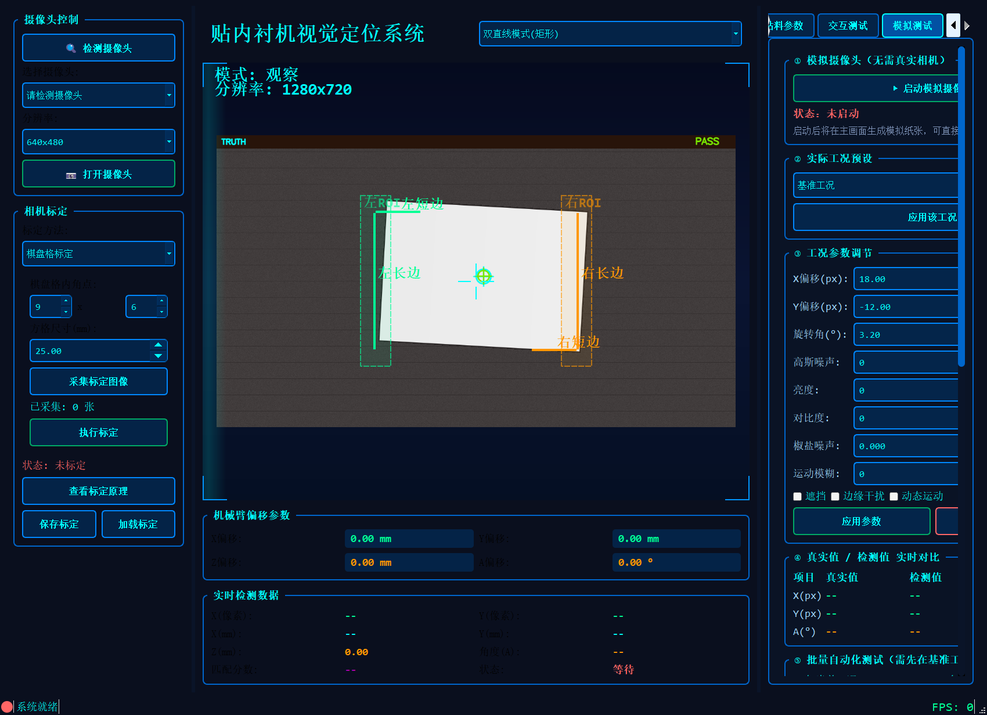
#> input picture evidence/图0_桌面GUI模拟测试页实景.png, 987 x 715 px, shrunk from 1700 x 1232 before the run
$ python -i glue_inspection.py   (imports and definitions only)
#> lines starting #> are read from the running program, lines starting #| are printed output that depends on the picture; after the words box and inside, x2 and y2 are one past the last pixel; in counts of white or black regions, pixels touching at a corner belong together
#> further down, picture is the input picture: shape (715, 987, 3); mean B, G, R 58.3, 41.3, 27.2
#!/usr/bin/env python3
# -*- coding: utf-8 -*-
"""
上胶均匀性视觉检测 — 浩达验收 stub
======================================

对齐实体机第 2 张验收表（封面机上胶均匀性检验数据记录表）口径：
  - 横向 5 个检测区（左区 0~20% / 左中区 20~40% / 中区 40~60% / 右中区 60~80% / 右区 80~100%）
  - 每区上胶覆盖率 (%)，单区 ≥95% 合格
  - 漏胶斑点检测（可见白点）
  - 抽样 30 件，判定"单件是否全合格" → 汇总合格率

实体机结果参考：
  合格率 100%，全批平均覆盖率 97.8%，最低覆盖率 91.0%
  合格线 95% / 估读精度 ±1%
"""

import cv2
import numpy as np
import math
from dataclasses import dataclass, field
from typing import List, Tuple, Optional, Dict, Any


# =====================================================================
# 上胶区域检测核心
# =====================================================================

@dataclass
class GlueZoneResult:
    zone_index: int              # 1~5
    zone_name: str               # 左区 / 左中区 / 中区 / 右中区 / 右区
    coverage_pct: float = 0.0    # 上胶覆盖率 %
    has_visible_white_dots: bool = False   # 可见漏胶斑点
    qualified: bool = True


@dataclass
class GlueSheetResult:
    zones: List[GlueZoneResult] = field(default_factory=list)
    mean_coverage_pct: float = 0.0
    min_coverage_pct: float = 0.0
    max_coverage_pct: float = 0.0
    leak_zone_count: int = 0     # 漏胶区数
    qualified: bool = True       # 单件合格？
    sample_id: str = ""


ZONE_NAMES = ["左区(0~20%)", "左中区(20~40%)", "中区(40~60%)", "右中区(60~80%)", "右区(80~100%)"]


class GlueUniformityInspector:
    """
    上胶均匀性 5 区视觉检测

    用法：
        inspector = GlueUniformityInspector(min_coverage_pct=95.0)
        result = inspector.inspect(image, sheet_mask=None)
    """

    def __init__(self, min_coverage_pct: float = 95.0,
                 glue_color_hsv_range: Tuple[Tuple[int, int, int], Tuple[int, int, int]] =
                     ((80, 50, 50), (130, 255, 255)),
                 min_area_ratio: float = 0.25,
                 auto_crop: bool = False):
        # 胶液颜色范围（默认蓝紫色，可按实际胶液调整 HSV）
        self.hsv_lo = tuple(int(v) for v in glue_color_hsv_range[0])
        self.hsv_hi = tuple(int(v) for v in glue_color_hsv_range[1])
        self.min_coverage = min_coverage_pct
        # 自动裁切的最小有效面积占比（低于则视为裁切失败，回退整幅）
        self.min_area_ratio = min_area_ratio
        # 默认不自动裁切：涂胶后面纸亮度可能低于背景，亮度启发式裁切不可靠。
        # 5 区划分本身按整幅横向均分，与实体机"沿面纸横向等分"口径一致；
        # 需要精确限定面纸范围时应由调用方传入 sheet_mask。
        self.auto_crop = auto_crop

    def _extract_sheet(self, image: np.ndarray,
                       mask: Optional[np.ndarray] = None) -> np.ndarray:
        """
        提取面纸区域（显式 mask 优先，其次自动裁切）

        注意：涂胶后纸面灰度会下降（可能低于背景），单纯按"最亮区域"
        裁切会把背景窄条误判为面纸而丢掉整幅胶面。因此自动裁切必须做
        合理性校验：裁切框面积占全图比例不足 min_area_ratio 时，
        视为裁切失败，回退到整幅图像（由 5 区划分自行覆盖）。
        """
        if mask is not None:
            return cv2.bitwise_and(image, image, mask=mask)
        if not self.auto_crop:
            return image
        gray = cv2.cvtColor(image, cv2.COLOR_BGR2GRAY)
        _, binary = cv2.threshold(gray, 180, 255, cv2.THRESH_BINARY)
        contours, _ = cv2.findContours(binary, cv2.RETR_EXTERNAL,
                                       cv2.CHAIN_APPROX_SIMPLE)
        if not contours:
            return image
        largest = max(contours, key=cv2.contourArea)
        x, y, w, h = cv2.boundingRect(largest)
        total = float(image.shape[0] * image.shape[1])
        if total <= 0 or (w * h) / total < self.min_area_ratio:
            return image
        return image[y:y + h, x:x + w]

    def inspect(self, image: np.ndarray, sheet_mask: np.ndarray = None,
                sample_id: str = "") -> GlueSheetResult:
#> called with sample_id = ''
        sheet = self._extract_sheet(image, sheet_mask)
        h, w = sheet.shape[:2]
        total_area = h * w
        hsv = cv2.cvtColor(sheet, cv2.COLOR_BGR2HSV)
#> hsv: shape (715, 987, 3); mean H, S, V 88.5, 159.8, 60.6
        glue_mask = cv2.inRange(hsv, np.array(self.hsv_lo), np.array(self.hsv_hi))
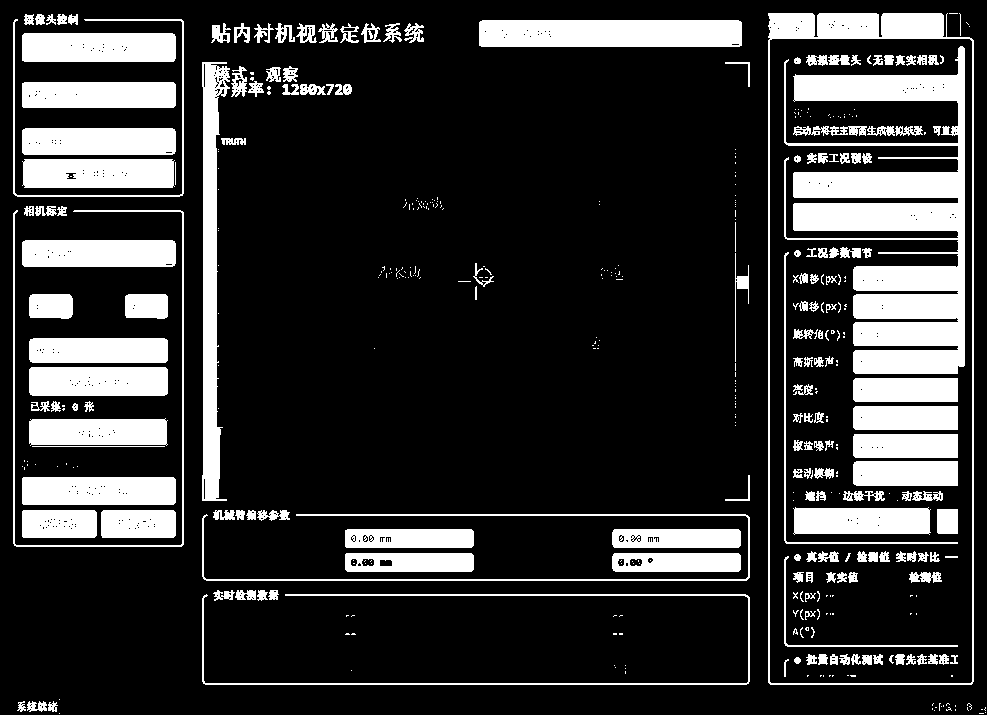
#> glue_mask: shape (715, 987); 19.6% white; 447 white regions (269 under 20 px), largest, box (x1, y1, x2, y2) and area: (784, 46, 965, 374) 27284, (768, 13, 974, 685) 7482, (479, 20, 742, 47) 7068

        zones: List[GlueZoneResult] = []
        leak_count = 0

        for i in range(5):
            x1 = int(w * i / 5)
            x2 = int(w * (i + 1) / 5)
            zone_mask = np.zeros_like(glue_mask)
            zone_mask[:, x1:x2] = 255
            zone_glue = cv2.bitwise_and(glue_mask, zone_mask)
            zone_area = (x2 - x1) * h
            glue_area = cv2.countNonZero(zone_glue)
            coverage = (glue_area / zone_area * 100.0) if zone_area > 0 else 0.0

            # 漏胶斑点检测（本区内上胶掩码的"洞"）
            zone_inv = cv2.bitwise_not(zone_glue)
            zone_inv = cv2.bitwise_and(zone_inv, zone_mask)
            _, zone_inv_thr = cv2.threshold(zone_inv, 200, 255, cv2.THRESH_BINARY)
            white_dot_count, _ = cv2.connectedComponents(zone_inv_thr)
            # 如果漏胶斑点数量异常（远大于胶液正常边缘像素数 → 视为漏胶）
            has_leak = coverage < self.min_coverage or (
                coverage >= self.min_coverage and white_dot_count > max(50, glue_area * 0.02)
            )

            qualified = coverage >= self.min_coverage and not has_leak
            zones.append(GlueZoneResult(
                zone_index=i + 1, zone_name=ZONE_NAMES[i],
                coverage_pct=round(coverage, 2),
                has_visible_white_dots=has_leak, qualified=qualified
            ))
            if not qualified:
                leak_count += 1
#> this loop made 5 passes
#> (glue_area, coverage, white_dot_count) on passes 1 to 5: (47046, 33.4, 181), (13873, 9.85, 95), (8205, 5.8, 22), (13907, 9.87, 23), (55473, 39.18, 230)
#> pass 1, in inspect, `zone_glue = cv2.bitwise_and(glue_mask, zone_mask)`:
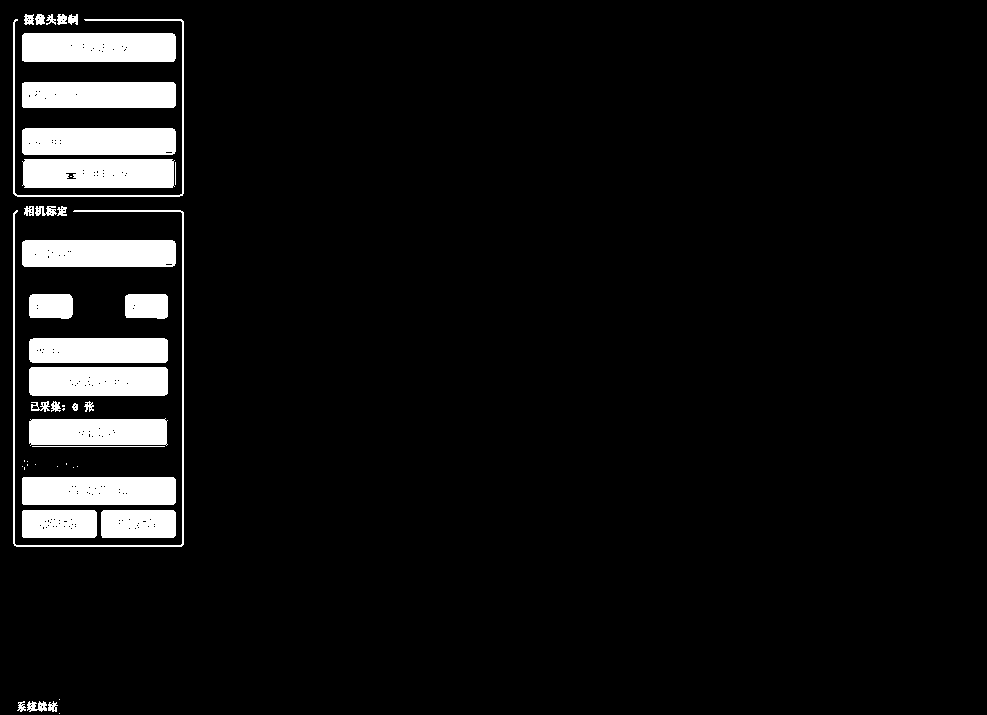
#> zone_glue: shape (715, 987); 6.7% white; 47 white regions (15 under 20 px), largest, box (x1, y1, x2, y2) and area: (22, 33, 176, 62) 4438, (22, 159, 175, 188) 4319, (22, 477, 176, 505) 4287
#> pass 1, in inspect, `zone_inv = cv2.bitwise_and(zone_inv, zone_mask)`:
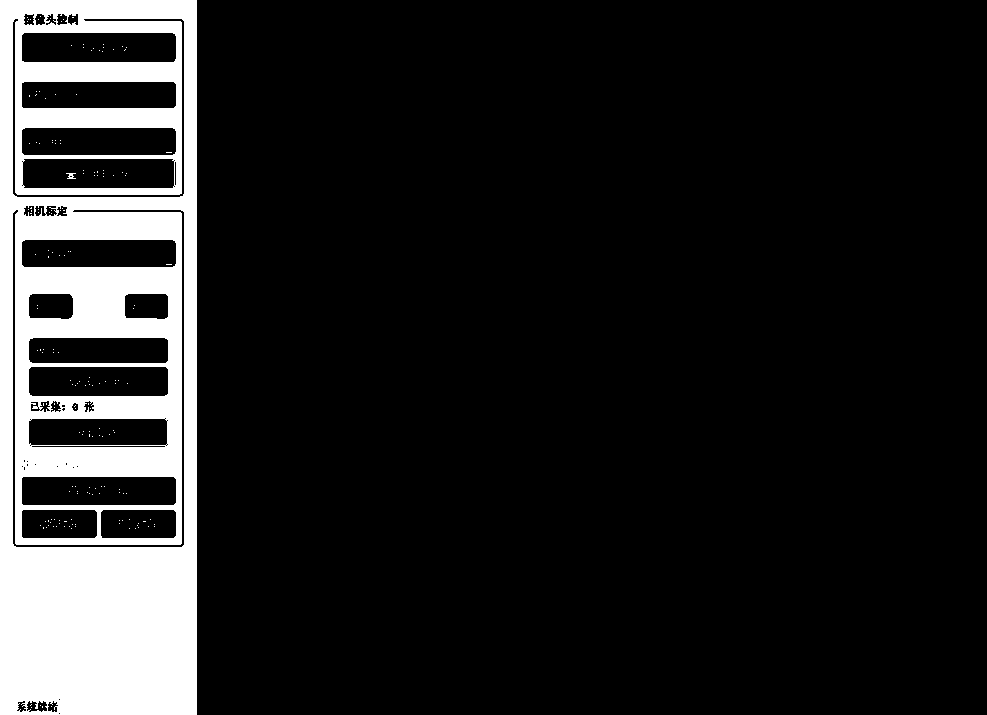
#> zone_inv: shape (715, 987); 13.3% white; 180 white regions (178 under 20 px), largest, box (x1, y1, x2, y2) and area: (0, 0, 197, 715) 93558, (66, 173, 76, 179) 35
#> after the loop:
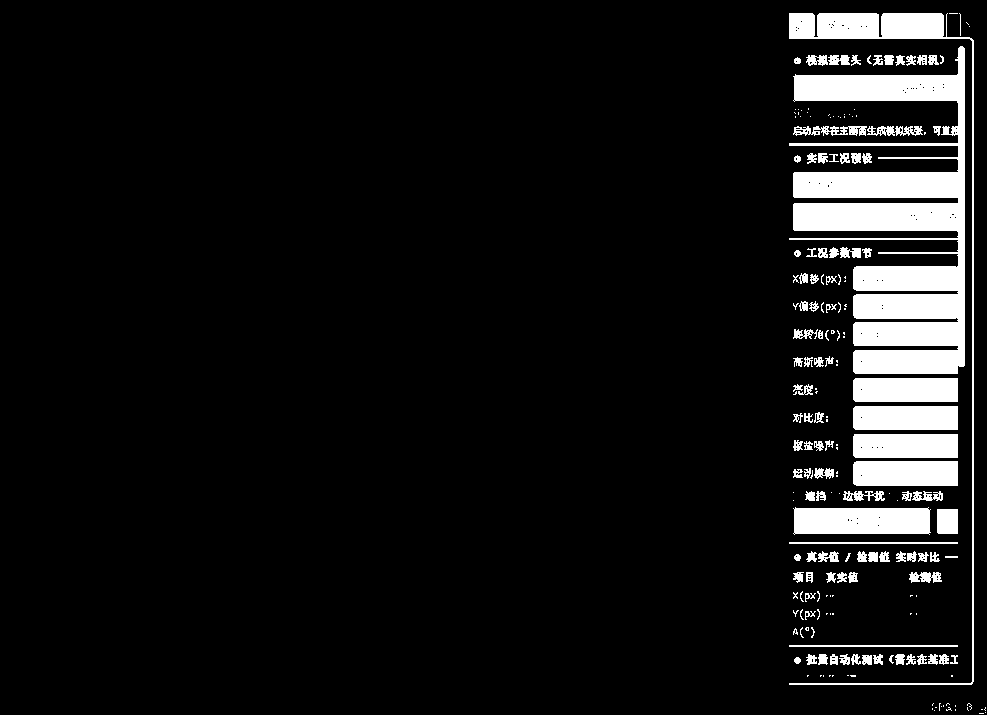
#> zone_glue: shape (715, 987); 7.9% white; 207 white regions (103 under 20 px), largest, box (x1, y1, x2, y2) and area: (789, 46, 965, 374) 26934, (789, 13, 974, 685) 5635, (793, 507, 931, 535) 3531
#> after the loop:
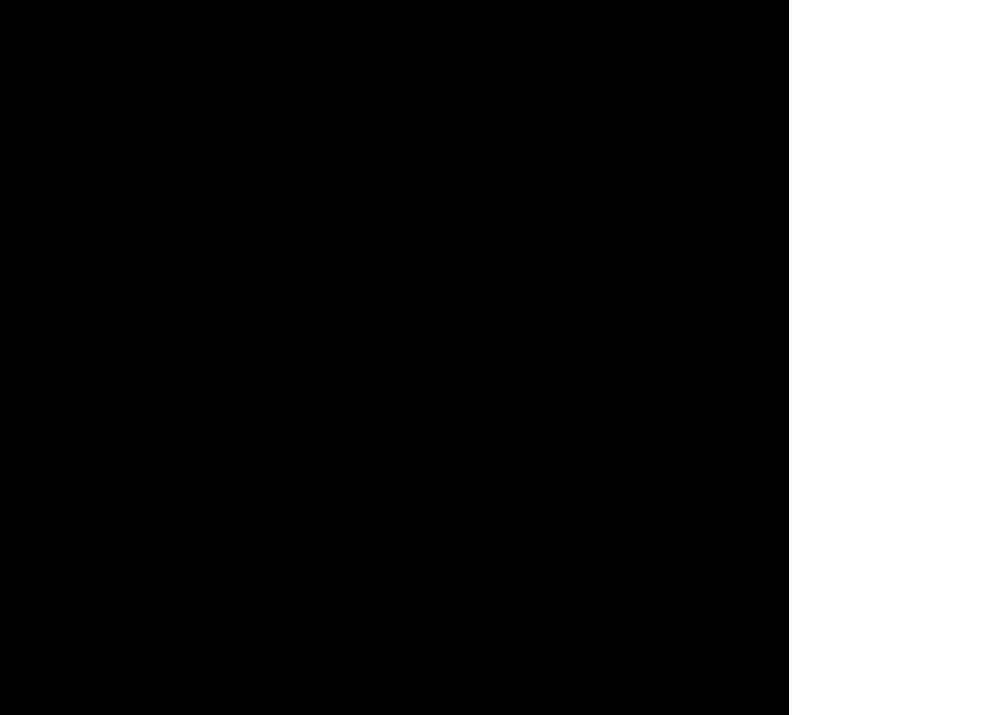
#> zone_mask: shape (715, 987); 20.1% white; 1 white region, box (x1, y1, x2, y2) and area: (789, 0, 987, 715) 141570
#> after the loop, leak_count = 5; zones = 5 items

        coverages = [z.coverage_pct for z in zones]
#> coverages = [33.4, 9.85, 5.8, 9.87, 39.18]
        return GlueSheetResult(
            zones=zones,
            mean_coverage_pct=round(np.mean(coverages), 2),
            min_coverage_pct=round(np.min(coverages), 2),
            max_coverage_pct=round(np.max(coverages), 2),
            leak_zone_count=leak_count,
            qualified=(leak_count == 0),
            sample_id=sample_id
        )

    # [29 lines left out: functions inspect_batch, summarize, not called in this run]

>>> import cv2
>>> picture = cv2.imread('evidence/图0_桌面GUI模拟测试页实景.png')
>>> result = GlueUniformityInspector().inspect(picture)

$ run again, on evidence/图1_基准零位检测.png
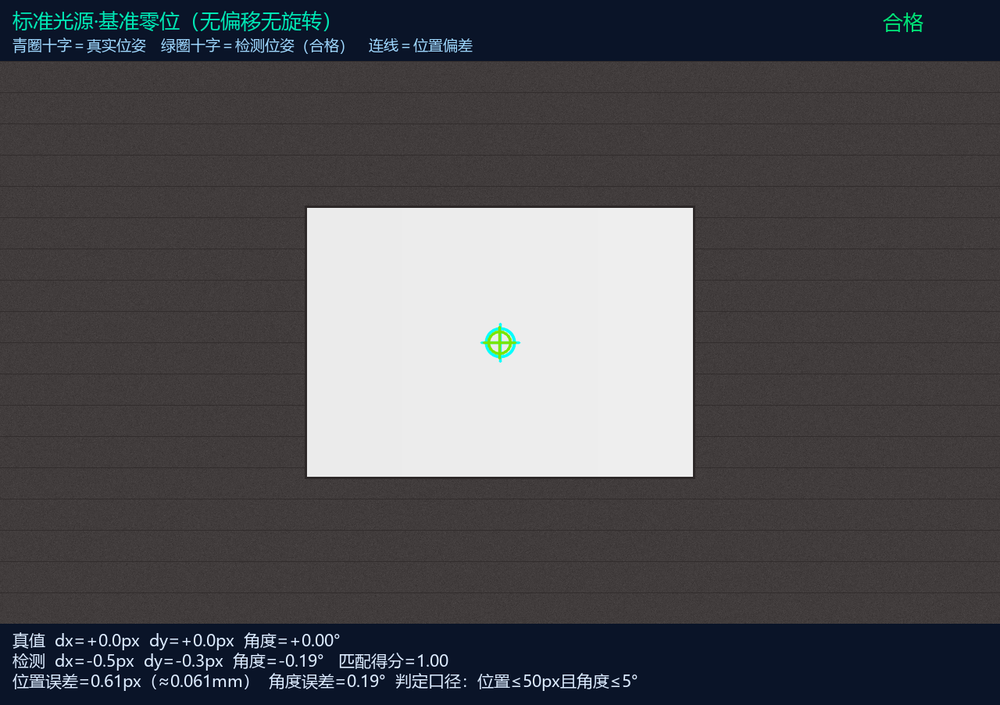
#> input picture evidence/图1_基准零位检测.png, 1000 x 705 px, shrunk from 1280 x 902 before the run
#> picture is the input picture: shape (705, 1000, 3); mean B, G, R 84, 80.3, 80.5
#> hsv: shape (705, 1000, 3); mean H, S, V 22.5, 50.2, 87.5
#> in inspect, `glue_mask = cv2.inRange(hsv, np.array(self.hsv_lo), np.array(self.hsv_..`:
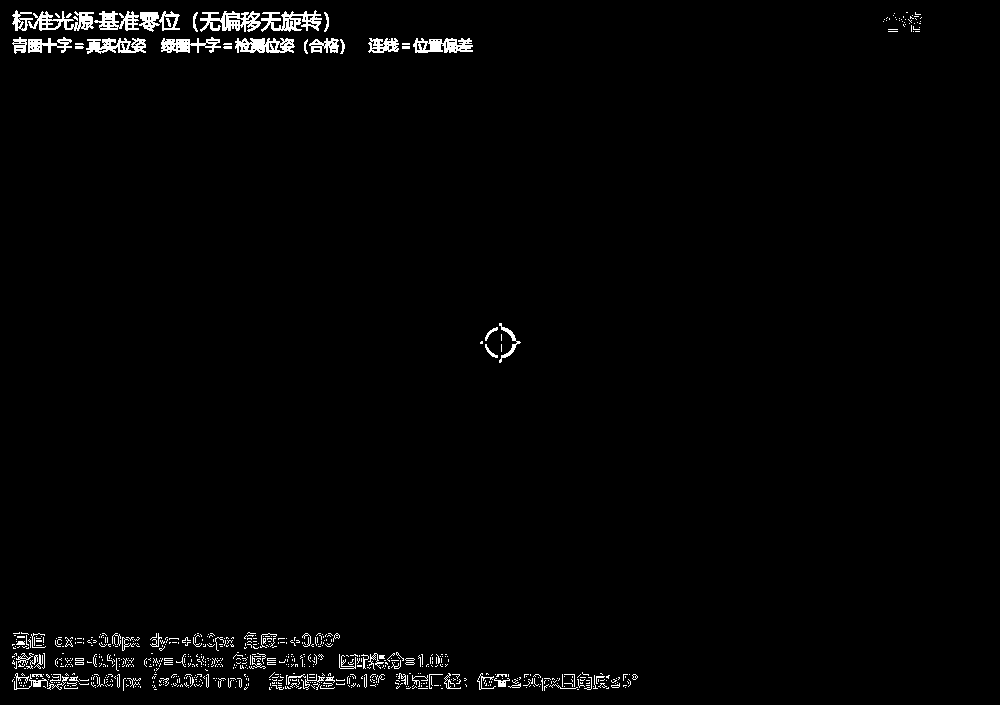
#> glue_mask: shape (705, 1000); 1.7% white in thin lines or dots, all inside (x1, y1, x2, y2) = (12, 10, 922, 691)
#> the loop in inspect, `for i in range(5):` made 5 passes
#> (glue_area, coverage, white_dot_count) on passes 1 to 5: (5303, 3.76, 66), (4679, 3.32, 51), (1932, 1.37, 17), (131, 0.0929, 2), (104, 0.0738, 2)
#> after the loop in inspect, `for i in range(5):`:
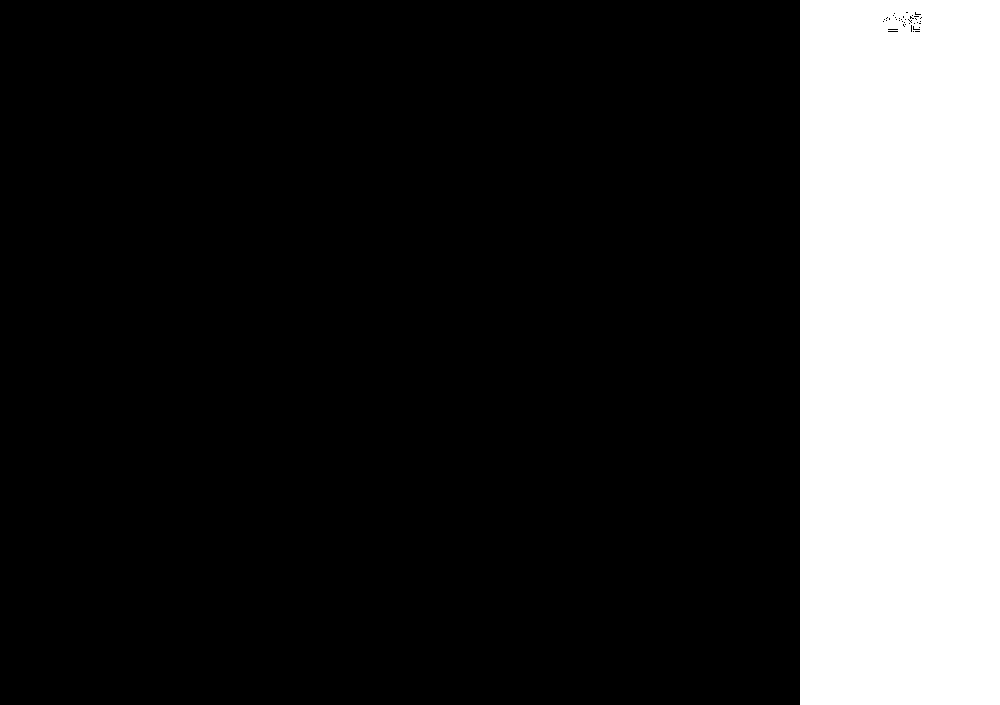
#> zone_inv: shape (705, 1000); 20% white; 1 white region, box (x1, y1, x2, y2) and area: (800, 0, 1000, 705) 140896
#> after the loop in inspect, `for i in range(5):`: leak_count = 5; zones = 5 items
#> coverages = [3.76, 3.32, 1.37, 0.09, 0.07]
